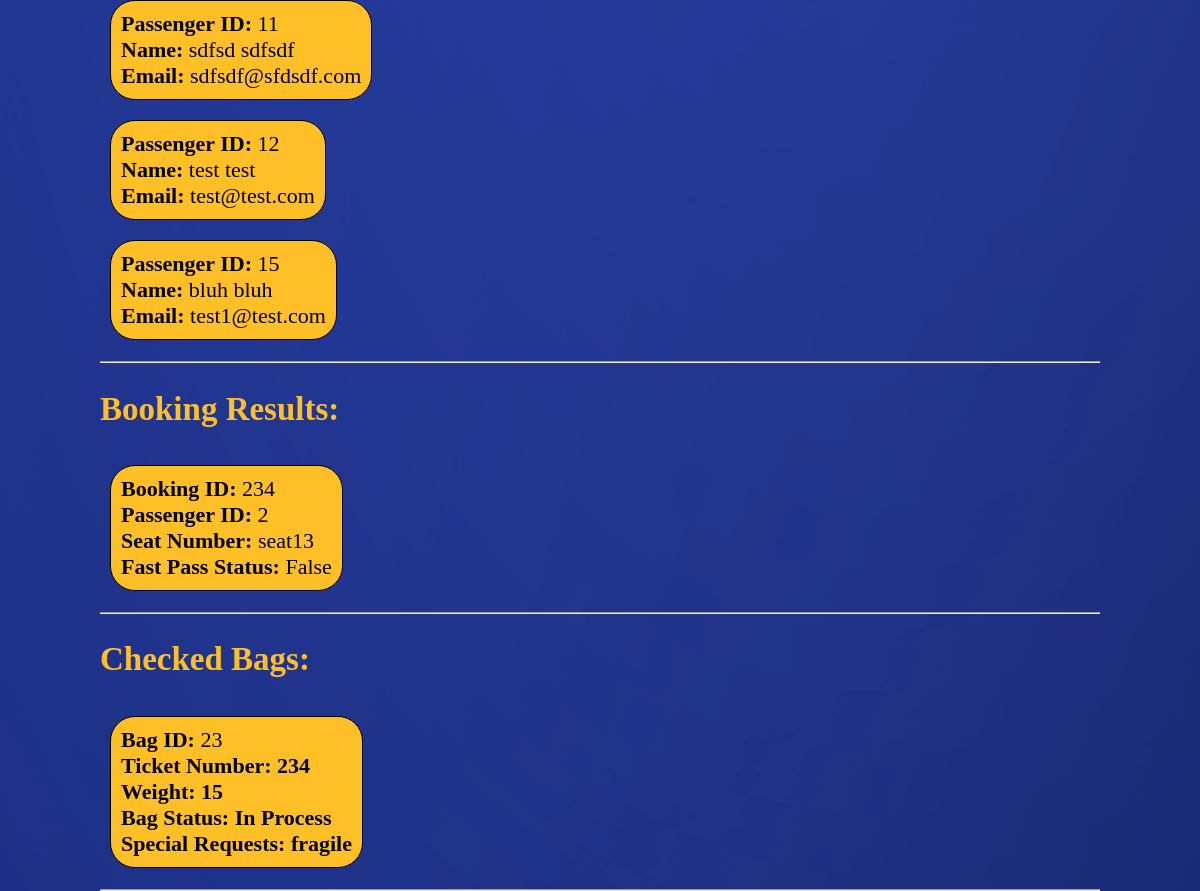
Before: /search_passenger.php (signed in, lower part) with the older database file.
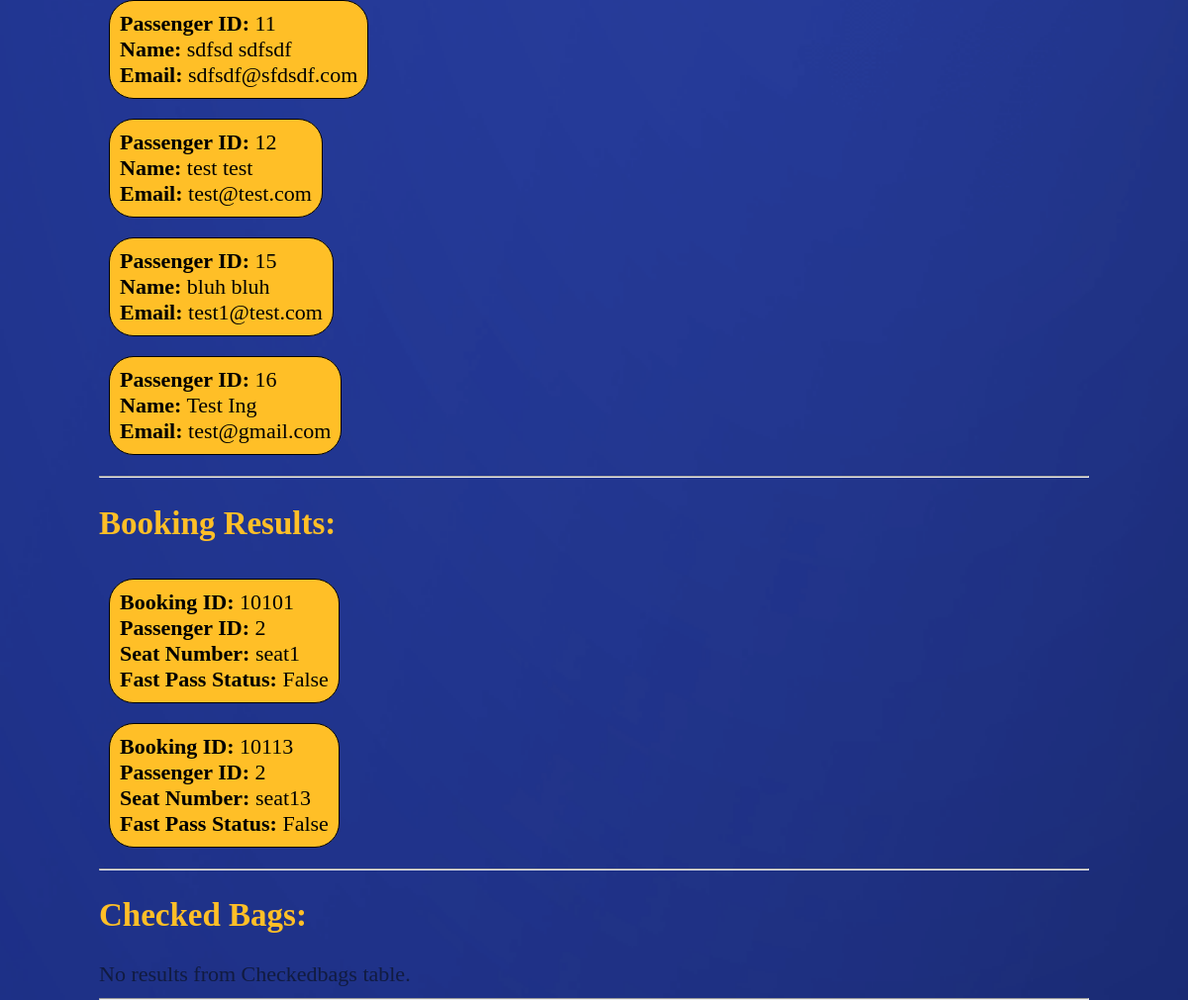
After: the same page with the newer database file.
### tables this page shows
CREATE TABLE IF NOT EXISTS `passengers` (
  `PassengerID` int NOT NULL AUTO_INCREMENT,
  `FirstName` varchar(80) NOT NULL,
  `LastName` varchar(80) NOT NULL,
  `Email` varchar(255) NOT NULL,
  `password` varchar(255) NOT NULL,
  `DateCreated` datetime NOT NULL DEFAULT CURRENT_TIMESTAMP,
  UNIQUE KEY `PassengerID` (`PassengerID`),
  UNIQUE KEY `Email` (`Email`)
);

CREATE TABLE IF NOT EXISTS `bookings` (
  `ticketNumber` int NOT NULL AUTO_INCREMENT,
  `FlightNumber` int NOT NULL,
  `PassengerID` int NOT NULL,
  `SeatNumber` varchar(10) NOT NULL,
  `FastPassStatus` varchar(5) NOT NULL DEFAULT 'false',
  UNIQUE KEY `BookingReferenceNumber` (`ticketNumber`),
  KEY `PassengerID` (`PassengerID`),
  KEY `bookings_ibfk_1` (`FlightNumber`)
);

CREATE TABLE IF NOT EXISTS `checkedbags` (
  `BagID` int NOT NULL AUTO_INCREMENT,
  `ticketNumber` int NOT NULL,
  `PassengerID` int NOT NULL,
  `Weight` int NOT NULL,
  `BagStatus` varchar(25) NOT NULL DEFAULT 'In Process' COMMENT 'e.g., checked, in transit, delivered',
  `SpecialRequests` varchar(255) NOT NULL,
  UNIQUE KEY `BagID` (`BagID`),
  KEY `PassengerID` (`PassengerID`),
  KEY `BookingReferenceNumber` (`ticketNumber`)
);

### search_passenger.php (the view, shortened to what this page needs)
<?php
$servername = "localhost";
$username = "root";
$password = "";
$dbname = "logindb";
$conn = new mysqli($servername, $username, $password, $dbname);
$passengerEmail = isset($_GET['passengerEmail']) ? $_GET['passengerEmail'] : '';
$sqlPassengers = "SELECT * FROM passengers WHERE email LIKE '%$passengerEmail%'";
$resultPassengers = $conn->query($sqlPassengers);
$sqlCheckedbags = "SELECT * FROM checkedbags WHERE passengerID IN (SELECT passengerID FROM passengers WHERE email LIKE '%$passengerEmail%')";
$resultCheckedbags = $conn->query($sqlCheckedbags);
$sqlBookings = "SELECT * FROM bookings WHERE passengerID IN (SELECT passengerID FROM passengers WHERE email LIKE '%$passengerEmail%')";
$resultBookings = $conn->query($sqlBookings);
?>
<!DOCTYPE html>
<html lang="en">
<head>
    <link rel="stylesheet" href="css/style.css">
</head>
<body>
    <div class="search-results">
        <?php
        if ($resultPassengers && $resultPassengers->num_rows > 0) {
            while ($row = $resultPassengers->fetch_assoc()) {
                echo "<div class='empresults'>";
                echo "<p><strong>Passenger ID:</strong> " . $row['PassengerID'] . "<br>";
                echo "<strong>Name:</strong> " . $row['FirstName'] . " " . $row['LastName'] . "<br>";
                echo "<strong>Email:</strong> " . $row['Email'] . "<br>";
                echo "</p>";
                echo "</div>";
            }
        } else {
            echo "No results from Passengers table.";
        }
        echo "<hr>";
        ?>
        <h2>Booking Results:</h2>
        <?php
        if ($resultBookings && $resultBookings->num_rows > 0) {
            while ($row = $resultBookings->fetch_assoc()) {
                echo "<div class='empresults'>";
                echo "<p><strong>Booking ID:</strong> " . $row['ticketNumber'] . "<br>";
                echo "<strong>Passenger ID:</strong> " . $row['PassengerID'] . "<br>";
                echo "<strong>Seat Number:</strong> " . $row['SeatNumber'] . "<br>";
                echo "<strong>Fast Pass Status:</strong> " . $row['FastPassStatus'] . "<br>";
                echo "</p>";
                echo "</div>";
            }
        } else {
            echo "No results from Bookings table.";
        }
        echo "<hr>";
        ?>
        <h2>Checked Bags:</h2>
        <?php
        if ($resultCheckedbags && $resultCheckedbags->num_rows > 0) {
            while ($row = $resultCheckedbags->fetch_assoc()) {
                echo "<div class='empresults'>";
                echo "<p><strong>Bag ID:</strong> " . $row['BagID'] . "<br>";
                echo "<strong>Ticket Number: " . $row['ticketNumber'] . "<br>";
                echo "<strong>Weight:</strong> " . $row['Weight'] . "<br>";
                echo "<strong>Bag Status:</strong> " . $row['BagStatus'] . "<br>";
                echo "<strong>Special Requests:</strong> " . $row['SpecialRequests'] . "<br>";
                echo "</p>";
                echo "</div>";
            }
        } else {
            echo "No results from Checkedbags table.";
        }
        ?>
    </div>
</body>
</html>

Changed rows visible on the page:
removed bookings: ticketNumber "234", PassengerID "2", SeatNumber "seat13", FastPassStatus "False"
removed checkedbags: BagID "23", ticketNumber "234", Weight "15", BagStatus "In Process", SpecialRequests "fragile"
added passengers: PassengerID "16", FirstName "Test", LastName "Ing", Email "test@gmail.com"
added bookings: ticketNumber "10101", PassengerID "2", SeatNumber "seat1", FastPassStatus "False"
added bookings: ticketNumber "10113", PassengerID "2", SeatNumber "seat13", FastPassStatus "False"
Other visible differences:
text now shown: "No results from Checkedbags table."
